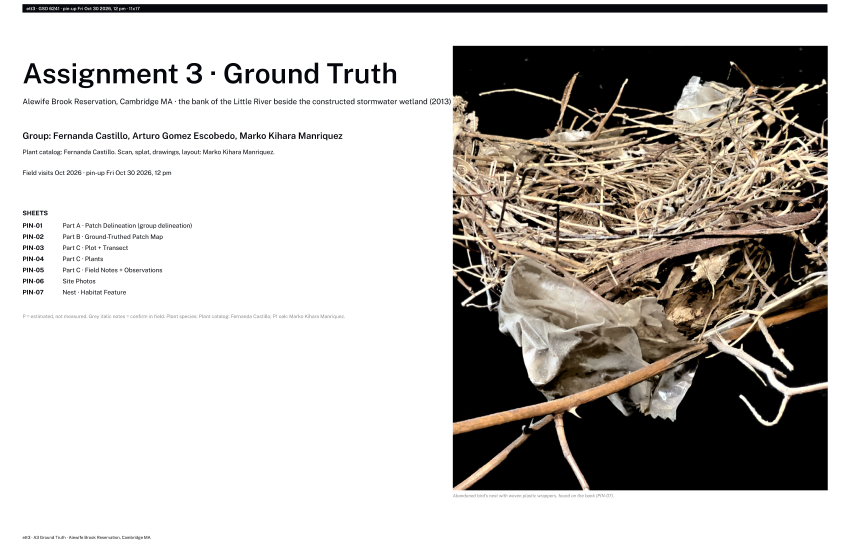
#> input picture a3-groundtruth/final/ett3-A3_00_final_v02.png, 2550 x 1650 px (shown at 1/3 size)
$ python -i build_a3_v13.py   (imports and definitions only)
#> lines starting #> are read from the running program, lines starting #| are printed output that depends on the picture
# ett3 site · A3 · build v13 · final PIN set v04b (v22: PIN-02 inset zoom, PIN-08 hero zoom + atmos ink swaps); v12 = final v04 (v21 mods: names group-only, type sizes, PIN-01 blueprint, PIN-03 catalog, PIN-05 drawn section, PIN-07 ANM)
# python _build/build_a3_v13.py final "<stamp>" [<release url>]   Final grid (PIN-02 / 08 v04b, rest v04) + buttons; names rule over the site; Splat Gallery framed stills
# python _build/build_a3_v12.py atmos                              Splat Gallery "Atmos" section from 00_share/gsplat/atmos (after the bonus render)
#   Re-runnable: edits between <!--final:start-->/<!--final:end-->, <!--framed:start-->/<!--framed:end-->, <!--atmos:start-->/<!--atmos:end-->.
#   Repo copies: Submission PDF v04b (40 MB) under files/ (REF PDF v04 unchanged); the lite zip (89 MB) and package (757 MB) on Release a3-final-v04b.
#   Web images: WebP thumbs + 3000 px WebP full size, no 4K masters in the repo.
import glob, html, importlib.util, os, re, shutil, sys
from PIL import Image

HERE = os.path.dirname(os.path.abspath(__file__)); SITE = os.path.dirname(HERE); PAGE = os.path.join(SITE, "a3-groundtruth")
A3 = r"Z:\_F26_Fall-2026\2_ett3-26\Assignments-ett3\assignment-3_ground-truth"
FIN = os.path.join(A3, "00_share", "final_v04b"); SPL = os.path.join(A3, "01_src", "final_work_v04b", "splat"); ATM = os.path.join(A3, "00_share", "gsplat", "atmos")
REL = "https://github.com/laserpirate/ett3/releases/download/a3-final-v04b/"
GROUP = "Group: Fernanda Castillo, Arturo Gomez Escobedo, Marko Kihara Manriquez"
TITLES = {"00": "Title page", "PIN-01": "Part A · Patch Delineation", "PIN-02": "Part B · Ground-Truthed Patch Map", "PIN-03": "Part C · Plot + Transect",
          "PIN-04": "Part C · Plants", "PIN-05": "Part C · Field Notes + Observations", "PIN-06": "Site Photos", "PIN-07": "Nest · Habitat Feature", "PIN-08": "Scan + Splat Renders"}
FRAMED = [("PIN-02_persp-A_v04b", "CAM_persp_A, x2.75 on the pole and oaks (PIN-02 inset)"), ("PIN-08_hero_high-orbit-B_v04b", "High orbit B, x1.5 (PIN-08 hero)"),
          ("PIN-08_atmos-ORBIT-225-ink_v04b", "Atmos, orbit 225 (ink), x1.25 crop (PIN-08 upper right)"), ("PIN-08_atmos-ORBIT-180-ink_v04b", "Atmos, orbit 180 (ink) (PIN-08 bottom middle)"), ("PIN-08_side_v04", "CAM_side, ortho, framed"),
          ("PIN-08_close_pole-side_v04b", "Close: the pole's long side, 3.1 m out"), ("PIN-08_close_down-pole_v04b", "Close: down the length of the pole, 2.5 m out")]
e = html.escape


def webp(src, dst_full, dst_thumb, full_w=3000, thumb_w=1000):
#> called with dst_full = 'out.png', dst_thumb = 'out1.png', full_w = 3000, thumb_w = 1000
    im = Image.open(src).convert("RGB")
#> im is the input picture: PIL image 2550x1650 RGB; mean R, G, B 188.8, 185.2, 181.1
    f = im if im.width <= full_w else im.resize((full_w, round(full_w * im.height / im.width)), Image.LANCZOS)
    f.save(dst_full, quality=90, method=6)
    t = im.resize((thumb_w, round(thumb_w * im.height / im.width)), Image.LANCZOS); t.save(dst_thumb, quality=82, method=6)
#> after `t = im.resize((thumb_w, round(thumb_w * im.height / im.width)), Image.`:
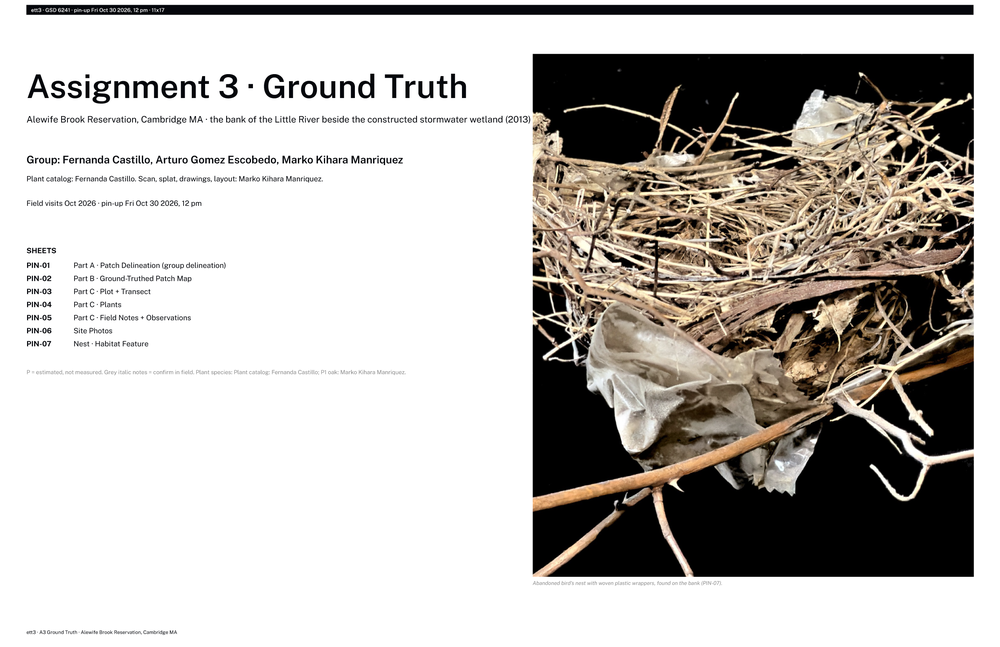
#> t: PIL image 1000x647 RGB; mean R, G, B 188.7, 185.1, 181
    return t.size


# [11 lines left out: function card, not called in this run]


def shot(rel_full, rel_thumb, size, name, cap):
    return ('<figure class="card"><button type="button" data-full="%s" data-name="%s"><img src="%s" alt="%s" loading="lazy" width="%d" height="%d"></button>'
            '<figcaption>%s</figcaption></figure>' % (rel_full, e(name), rel_thumb, e(cap), size[0], size[1], e(cap)))


# [110 lines left out: functions put, names_rule, final, atmos, gate, not called in this run]


# [3 lines not run here, left out]

>>> result = webp('../a3-groundtruth/final/ett3-A3_00_final_v02.png', 'out.png', 'out1.png')
#> result = (1000, 647)

$ run again, on a3-groundtruth/final/ett3-A3_PIN-01_final_v03.png
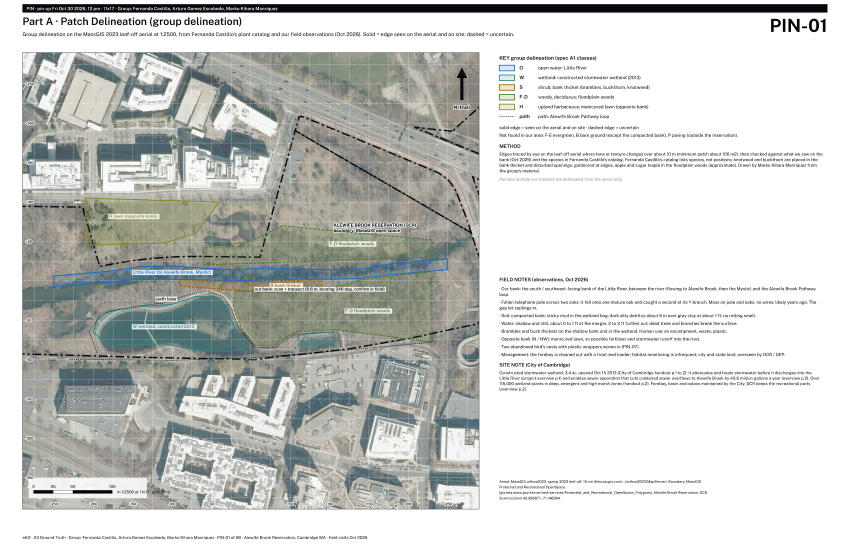
#> input picture a3-groundtruth/final/ett3-A3_PIN-01_final_v03.png, 2550 x 1650 px (shown at 1/3 size)
#> in webp, im is the input picture: PIL image 2550x1650 RGB; mean R, G, B 203.9, 205.8, 203
#> in webp, `t = im.resize((thumb_w, round(thumb_w * im.height / im.width)), Image.`:
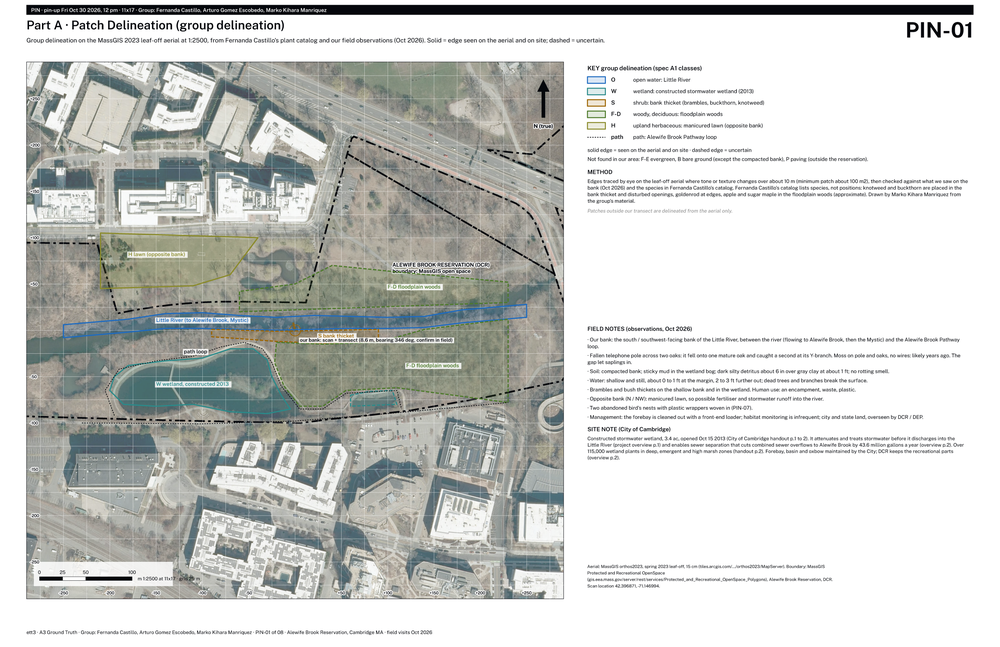
#> t: PIL image 1000x647 RGB; mean R, G, B 203.7, 205.5, 202.7

$ run again, on a3-groundtruth/final/ett3-A3_PIN-02_final_v02.png
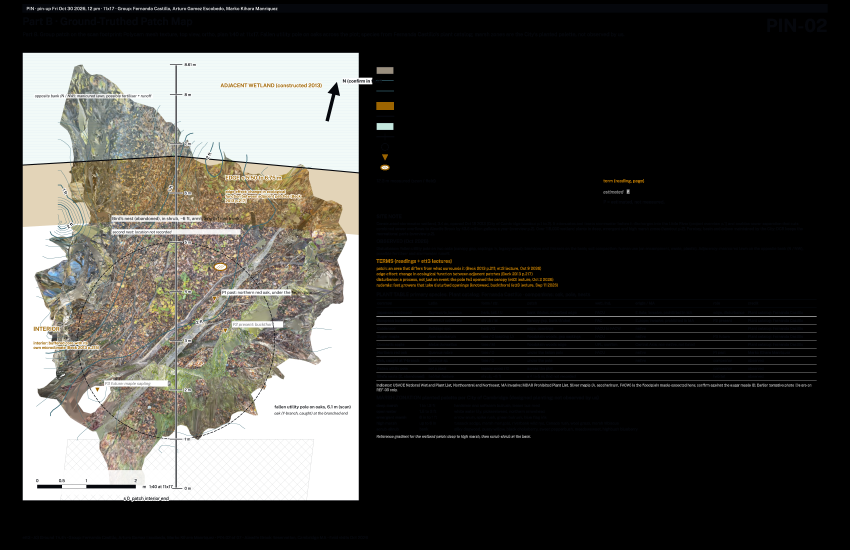
#> input picture a3-groundtruth/final/ett3-A3_PIN-02_final_v02.png, 2550 x 1650 px (shown at 1/3 size)
#> in webp, im is the input picture: PIL image 2550x1650 RGB; mean R, G, B 63.8, 62.7, 59.2
#> in webp, `t = im.resize((thumb_w, round(thumb_w * im.height / im.width)), Image.`:
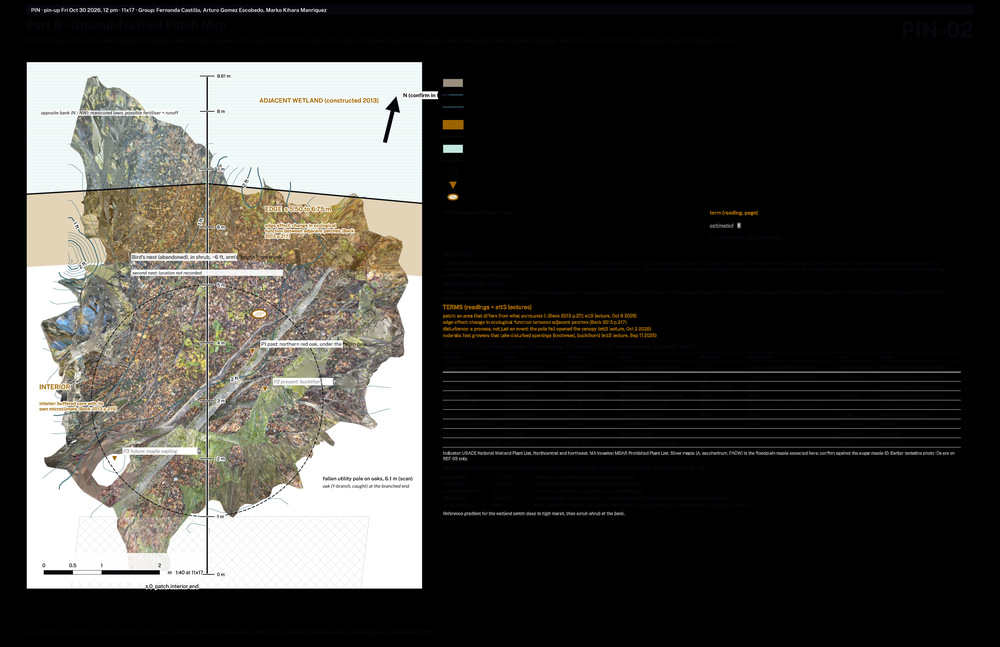
#> t: PIL image 1000x647 RGB; mean R, G, B 63.9, 62.8, 59.3
